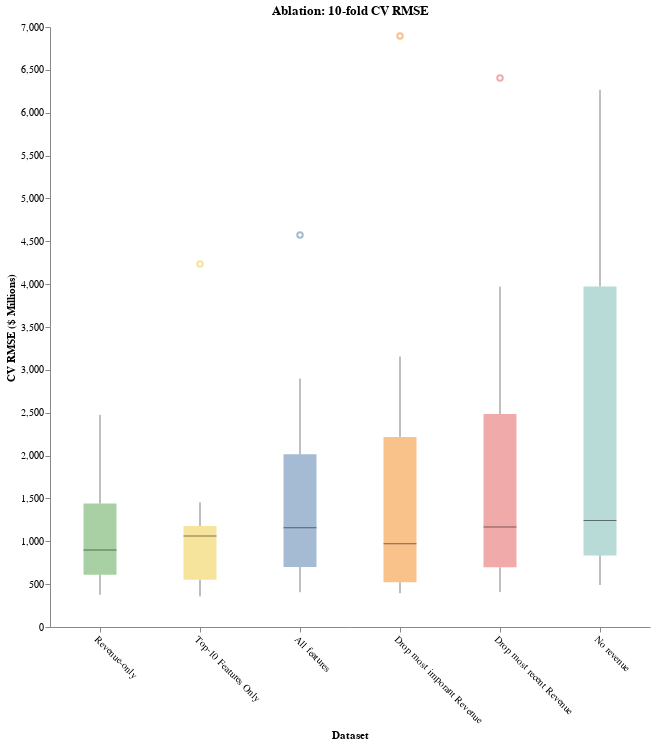

The notebook cell this image was saved under:
### Code cell
chart.configure_view(stroke=None).properties(height=600,width=600)

### Figure 1 — Vega-Lite specification as saved in the notebook (floating-point values rounded to 4 significant figures)
{"config": {"view": {"continuousWidth": 300, "continuousHeight": 300, "stroke": null}}, "data": {"name": "data-6e419309404570cf7d1fced43ae703f1"}, "mark": {"type": "boxplot", "median": {"color": "black", "strokeWidth": 3}, "opacity": 0.5, "size": 33}, "encoding": {"color": {"field": "xlab", "legend": null, "type": "nominal"}, "x": {"axis": {"grid": false, "labelAngle": 45}, "field": "xlab", "sort": ["Revenue-only", "Top-10 Features Only", "All features", "Drop most imporant Revenue", "Drop most recent Revenue", "No revenue"], "title": "Dataset", "type": "nominal"}, "y": {"axis": {"grid": false}, "field": "rmse", "title": "CV RMSE ($ Millions)", "type": "quantitative"}}, "height": 600, "title": "Ablation: 10-fold CV RMSE", "width": 600, "$schema": "https://vega.github.io/schema/vega-lite/v5.20.1.json", "datasets": {"data-6e419309404570cf7d1fced43ae703f1": [{"dataset": "X_tot", "rmse": 4574.0, "xlab": "All features"}, {"dataset": "X_tot", "rmse": 975.3, "xlab": "All features"}, {"dataset": "X_tot", "rmse": 1404.0, "xlab": "All features"}, {"dataset": "X_tot", "rmse": 1340.0, "xlab": "All features"}, {"dataset": "X_tot", "rmse": 467.3, "xlab": "All features"}, {"dataset": "X_tot", "rmse": 2899.0, "xlab": "All features"}, {"dataset": "X_tot", "rmse": 621.2, "xlab": "All features"}, {"dataset": "X_tot", "rmse": 936.7, "xlab": "All features"}, {"dataset": "X_tot", "rmse": 406.3, "xlab": "All features"}, {"dataset": "X_tot", "rmse": 2219.0, "xlab": "All features"}, {"dataset": "X_no_rev", "rmse": 6268.0, "xlab": "No revenue"}, {"dataset": "X_no_rev", "rmse": 889.0, "xlab": "No revenue"}, {"dataset": "X_no_rev", "rmse": 950.8, "xlab": "No revenue"}, {"dataset": "X_no_rev", "rmse": 5125.0, "xlab": "No revenue"}, {"dataset": "X_no_rev", "rmse": 817.1, "xlab": "No revenue"}, {"dataset": "X_no_rev", "rmse": 3697.0, "xlab": "No revenue"}, {"dataset": "X_no_rev", "rmse": 647.5, "xlab": "No revenue"}, {"dataset": "X_no_rev", "rmse": 1534.0, "xlab": "No revenue"}, {"dataset": "X_no_rev", "rmse": 489.5, "xlab": "No revenue"}, {"dataset": "X_no_rev", "rmse": 4066.0, "xlab": "No revenue"}, {"dataset": "X_only_rev", "rmse": 2475.0, "xlab": "Revenue-only"}, {"dataset": "X_only_rev", "rmse": 738.4, "xlab": "Revenue-only"}, {"dataset": "X_only_rev", "rmse": 1142.0, "xlab": "Revenue-only"}, {"dataset": "X_only_rev", "rmse": 1542.0, "xlab": "Revenue-only"}, {"dataset": "X_only_rev", "rmse": 578.7, "xlab": "Revenue-only"}, {"dataset": "X_only_rev", "rmse": 420.1, "xlab": "Revenue-only"}, {"dataset": "X_only_rev", "rmse": 705.7, "xlab": "Revenue-only"}, {"dataset": "X_only_rev", "rmse": 1057.0, "xlab": "Revenue-only"}, {"dataset": "X_only_rev", "rmse": 376.0, "xlab": "Revenue-only"}, {"dataset": "X_only_rev", "rmse": 2069.0, "xlab": "Revenue-only"}, {"dataset": "X_missing_lead", "rmse": 6896.0, "xlab": "Drop most imporant Revenue"}, {"dataset": "X_missing_lead", "rmse": 437.3, "xlab": "Drop most imporant Revenue"}, {"dataset": "X_missing_lead", "rmse": 1139.0, "xlab": "Drop most imporant Revenue"}, {"dataset": "X_missing_lead", "rmse": 2282.0, "xlab": "Drop most imporant Revenue"}, {"dataset": "X_missing_lead", "rmse": 452.6, "xlab": "Drop most imporant Revenue"}, {"dataset": "X_missing_lead", "rmse": 3156.0, "xlab": "Drop most imporant Revenue"}, {"dataset": "X_missing_lead", "rmse": 804.7, "xlab": "Drop most imporant Revenue"}, {"dataset": "X_missing_lead", "rmse": 731.6, "xlab": "Drop most imporant Revenue"}, {"dataset": "X_missing_lead", "rmse": 394.7, "xlab": "Drop most imporant Revenue"}, {"dataset": "X_missing_lead", "rmse": 2026.0, "xlab": "Drop most imporant Revenue"}, {"dataset": "X_missing_lastrev", "rmse": 6404.0, "xlab": "Drop most recent Revenue"}, {"dataset": "X_missing_lastrev", "rmse": 632.0, "xlab": "Drop most recent Revenue"}, {"dataset": "X_missing_lastrev", "rmse": 1395.0, "xlab": "Drop most recent Revenue"}, {"dataset": "X_missing_lastrev", "rmse": 2206.0, "xlab": "Drop most recent Revenue"}, {"dataset": "X_missing_lastrev", "rmse": 628.7, "xlab": "Drop most recent Revenue"}, {"dataset": "X_missing_lastrev", "rmse": 3971.0, "xlab": "Drop most recent Revenue"}, {"dataset": "X_missing_lastrev", "rmse": 887.7, "xlab": "Drop most recent Revenue"}, {"dataset": "X_missing_lastrev", "rmse": 940.9, "xlab": "Drop most recent Revenue"}, {"dataset": "X_missing_lastrev", "rmse": 407.0, "xlab": "Drop most recent Revenue"}, {"dataset": "X_missing_lastrev", "rmse": 2577.0, "xlab": "Drop most recent Revenue"}, {"dataset": "K_best_features", "rmse": 4236.0, "xlab": "Top-10 Features Only"}, {"dataset": "K_best_features", "rmse": 669.2, "xlab": "Top-10 Features Only"}, {"dataset": "K_best_features", "rmse": 1191.0, "xlab": "Top-10 Features Only"}, {"dataset": "K_best_features", "rmse": 1454.0, "xlab": "Top-10 Features Only"}, {"dataset": "K_best_features", "rmse": 458.3, "xlab": "Top-10 Features Only"}, {"dataset": "K_best_features", "rmse": 1137.0, "xlab": "Top-10 Features Only"}, {"dataset": "K_best_features", "rmse": 512.8, "xlab": "Top-10 Features Only"}, {"dataset": "K_best_features", "rmse": 1028.0, "xlab": "Top-10 Features Only"}, {"dataset": "K_best_features", "rmse": 357.7, "xlab": "Top-10 Features Only"}, {"dataset": "K_best_features", "rmse": 1094.0, "xlab": "Top-10 Features Only"}]}}
